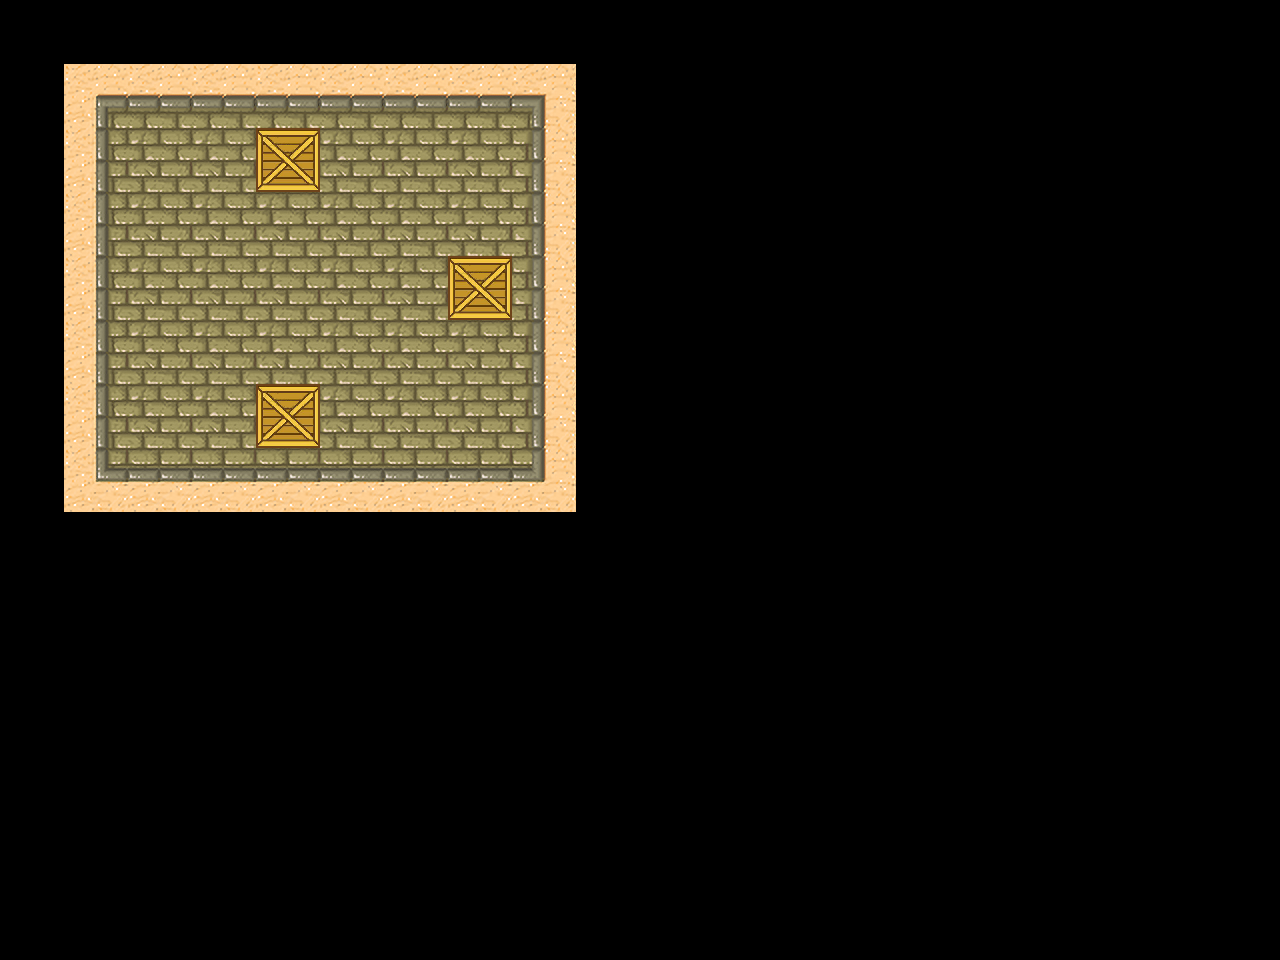

The image is a tile-based game level rendered from a .tmx file. Its description and complete source (layers, tilesets, objects, tile grids) follow:
An orthogonal 20x15 tile map with 64x64 px tiles, 2 tile layers (Block, Road), 4 tilesets and 13 objects.

<map version="1.5" tiledversion="1.6.0" orientation="orthogonal" renderorder="right-down" width="20" height="15" tilewidth="64" tileheight="64" infinite="0" nextlayerid="10" nextobjectid="1230">
 <tileset firstgid="1" name="MapImage1" tilewidth="64" tileheight="64" tilecount="63" columns="9">
  <image source="../MapImage1.png" width="576" height="448" />
 </tileset>
 <tileset firstgid="64" name="role" tilewidth="64" tileheight="64" tilecount="1" columns="1">
  <image source="../role.png" width="64" height="64" />
 </tileset>
 <tileset firstgid="65" name="box1" tilewidth="64" tileheight="64" tilecount="1" columns="1">
  <image source="../box1.png" width="64" height="64" />
 </tileset>
 <tileset firstgid="66" name="point" tilewidth="64" tileheight="64" tilecount="1" columns="1">
  <image source="../point4.png" width="64" height="64" />
 </tileset>
 <layer id="1" name="Block" width="20" height="15">
  <data encoding="csv">
0,0,0,0,0,0,0,0,0,0,0,0,0,0,0,0,0,0,0,0,
0,1,2,2,2,2,2,2,3,0,0,0,0,0,0,0,0,0,0,0,
0,10,0,0,9,0,0,0,12,0,0,0,0,0,0,0,0,0,0,0,
0,10,0,0,0,0,0,0,12,0,0,0,0,0,0,0,0,0,0,0,
0,10,0,0,0,0,0,9,12,0,0,0,0,0,0,0,0,0,0,0,
0,10,0,0,0,0,0,0,12,0,0,0,0,0,0,0,0,0,0,0,
0,10,0,0,9,0,0,0,12,0,0,0,0,0,0,0,0,0,0,0,
0,19,20,20,20,20,20,20,21,0,0,0,0,0,0,0,0,0,0,0,
0,0,0,0,0,0,0,0,0,0,0,0,0,0,0,0,0,0,0,0,
0,0,0,0,0,0,0,0,0,0,0,0,0,0,0,0,0,0,0,0,
0,0,0,0,0,0,0,0,0,0,0,0,0,0,0,0,0,0,0,0,
0,0,0,0,0,0,0,0,0,0,0,0,0,0,0,0,0,0,0,0,
0,0,0,0,0,0,0,0,0,0,0,0,0,0,0,0,0,0,0,0,
0,0,0,0,0,0,0,0,0,0,0,0,0,0,0,0,0,0,0,0,
0,0,0,0,0,0,0,0,0,0,0,0,0,0,0,0,0,0,0,0
</data>
 </layer>
 <layer id="3" name="Road" width="20" height="15">
  <data encoding="csv">
0,0,0,0,0,0,0,0,0,0,0,0,0,0,0,0,0,0,0,0,
0,0,0,0,0,0,0,0,0,0,0,0,0,0,0,0,0,0,0,0,
0,0,11,11,0,11,11,11,0,0,0,0,0,0,0,0,0,0,0,0,
0,0,11,11,11,11,11,11,0,0,0,0,0,0,0,0,0,0,0,0,
0,0,11,11,11,11,11,0,0,0,0,0,0,0,0,0,0,0,0,0,
0,0,11,11,11,11,11,11,0,0,0,0,0,0,0,0,0,0,0,0,
0,0,11,11,0,11,11,11,0,0,0,0,0,0,0,0,0,0,0,0,
0,0,0,0,0,0,0,0,0,0,0,0,0,0,0,0,0,0,0,0,
0,0,0,0,0,0,0,0,0,0,0,0,0,0,0,0,0,0,0,0,
0,0,0,0,0,0,0,0,0,0,0,0,0,0,0,0,0,0,0,0,
0,0,0,0,0,0,0,0,0,0,0,0,0,0,0,0,0,0,0,0,
0,0,0,0,0,0,0,0,0,0,0,0,0,0,0,0,0,0,0,0,
0,0,0,0,0,0,0,0,0,0,0,0,0,0,0,0,0,0,0,0,
0,0,0,0,0,0,0,0,0,0,0,0,0,0,0,0,0,0,0,0,
0,0,0,0,0,0,0,0,0,0,0,0,0,0,0,0,0,0,0,0
</data>
 </layer>
 <objectgroup id="9" name="entity">
  <object id="1217" gid="66" x="256" y="256" width="64" height="64" />
  <object id="1218" gid="66" x="256" y="320" width="64" height="64" />
  <object id="1219" gid="66" x="256" y="384" width="64" height="64" />
  <object id="1220" gid="66" x="320" y="256" width="64" height="64" />
  <object id="1221" gid="66" x="320" y="320" width="64" height="64" />
  <object id="1222" gid="66" x="320" y="384" width="64" height="64" />
  <object id="1223" gid="65" x="192" y="256" width="64" height="64" />
  <object id="1224" gid="65" x="192" y="320" width="64" height="64" />
  <object id="1225" gid="65" x="192" y="384" width="64" height="64" />
  <object id="1226" gid="65" x="320" y="320" width="64" height="64" />
  <object id="1227" gid="65" x="384" y="256" width="64" height="64" />
  <object id="1228" gid="65" x="384" y="384" width="64" height="64" />
  <object id="1229" gid="64" x="128" y="320" width="64" height="64" />
 </objectgroup>
</map>
